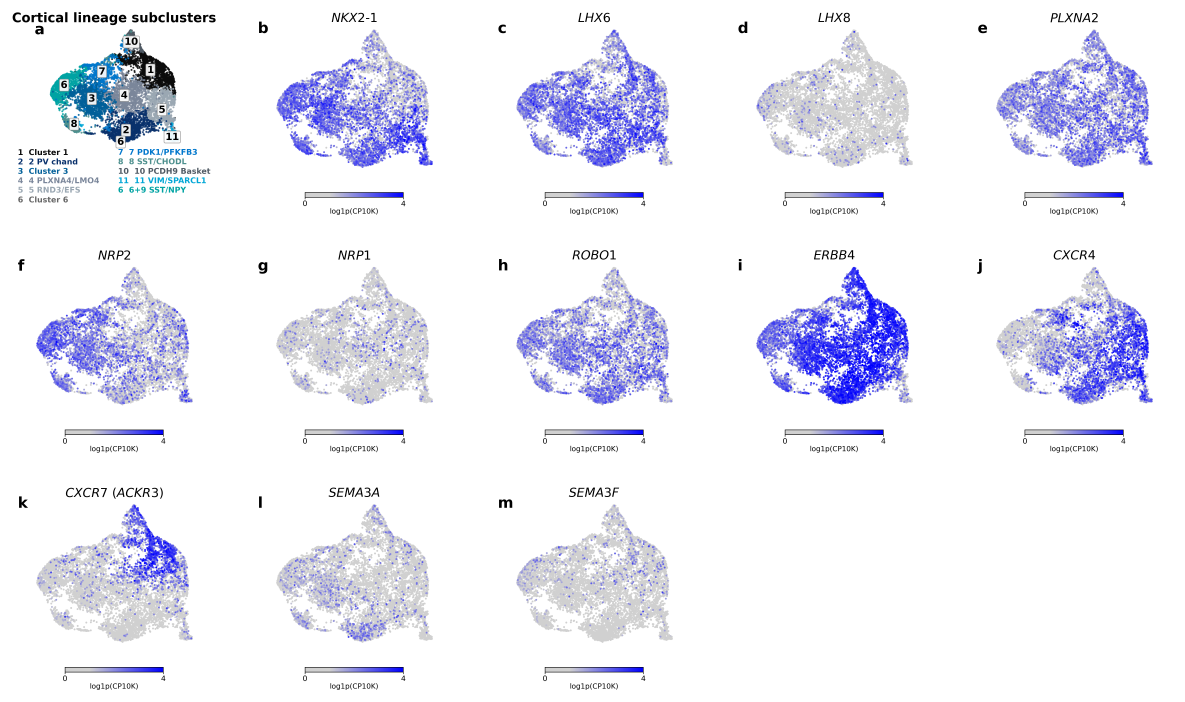
#> input picture final_figures/div90_guidance_feature_umaps_clean_staging/figures/png/div90_cortical_guidance_feature_umaps.png, 5922 x 3509 px (shown at 1/5 size)
$ python -i assemble_cross_study_marker_context_macs_final_figure.py   (imports and definitions only)
#> lines starting #> are read from the running program, lines starting #| are printed output that depends on the picture
#> further down, picture is the input picture: PIL image 5922x3509 RGBA; mean R, G, B, A 236.9, 237.4, 246.6, 255
#!/usr/bin/env python3
"""Assemble marker-context figures above the receptor/MACS framework."""

from __future__ import annotations

import argparse
from datetime import datetime
import hashlib
from pathlib import Path
import shutil

import pandas as pd
from PIL import Image, ImageChops, ImageDraw, ImageFont


PROJECT_ROOT_DEFAULT = Path("/nfs/turbo/umms-parent/mgeo_neuron_scrnaseq_projectfolder")
CONTEXT_ATLAS_RELATIVE = Path(
    "final_figures/fig_cross_study_marker_expression_pv_precursors_on_off_target_v12_candidate/"
    "figures/png/cross_study_marker_expression_pv_precursors_on_off_target.png"
)
CONTEXT_MATRIX_RELATIVE = Path(
    "final_figures/fig_cross_study_integrated_mge_marker_expression_v7_overlay_zero_baseline_candidate/"
    "figures/png/cross_study_canonical_mge_marker_expression_violin_positive_matrix.png"
)
FINAL_FOLDER_DEFAULT = "fig_cross_study_receptor_macs_enrichment_v1_candidate"
MACS_COMPONENT_NAME = "cross_study_receptor_macs_enrichment_composite_component.png"
OUTPUT_STEM = "cross_study_marker_context_and_receptor_macs_enrichment"


# [23 lines left out: functions parse_args, font, not called in this run]


def trim_white(image: Image.Image, padding: int = 30) -> Image.Image:
#> called with padding = 30
    rgb = image.convert("RGB")
    background = Image.new("RGB", rgb.size, "white")
#> background: PIL image 5922x3509 RGB; every value is 255
    difference = ImageChops.difference(rgb, background).convert("L")
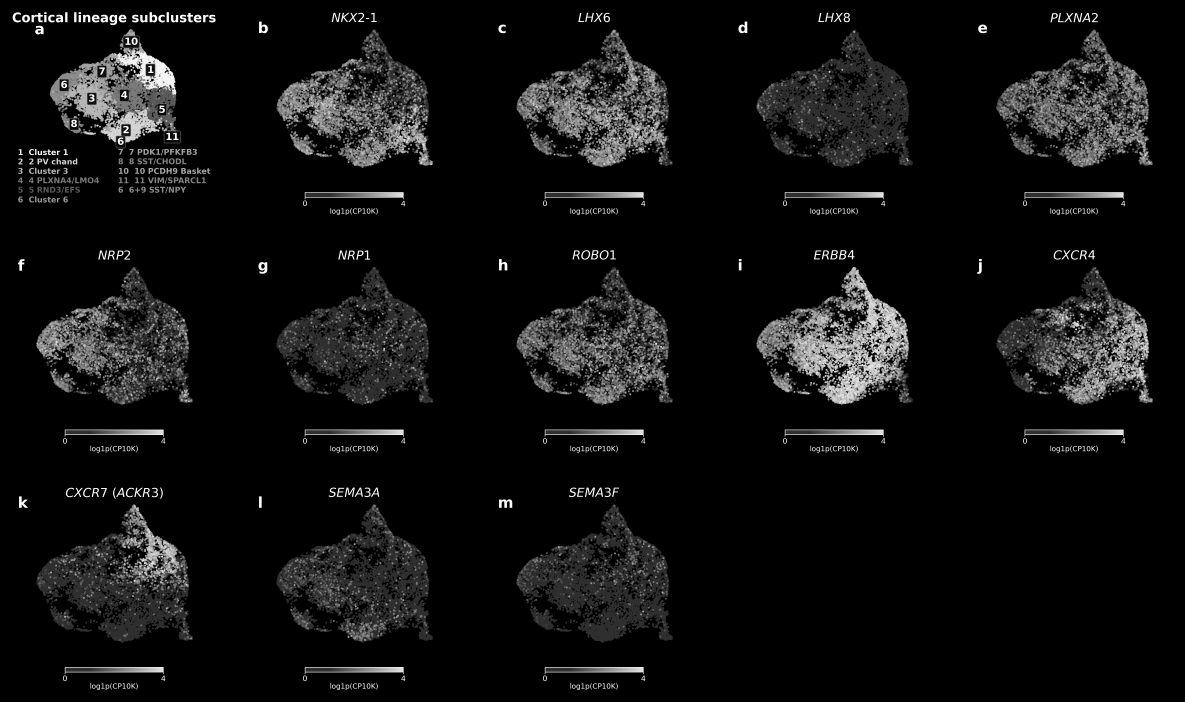
#> difference: PIL image 5922x3509 L (shown at 1/5 size); min 0, max 255, mean 16.7
    bbox = difference.point(lambda value: 255 if value > 8 else 0).getbbox()
#> bbox = (63, 61, 5765, 3450)
    if bbox is None:
        return rgb
    left, top, right, bottom = bbox
#> left = 63; top = 61; right = 5765; bottom = 3450
    left = max(0, left - padding)
#> left = 33
    top = max(0, top - padding)
#> top = 31
    right = min(rgb.width, right + padding)
#> right = 5795
    bottom = min(rgb.height, bottom + padding)
#> bottom = 3480
    return rgb.crop((left, top, right, bottom))
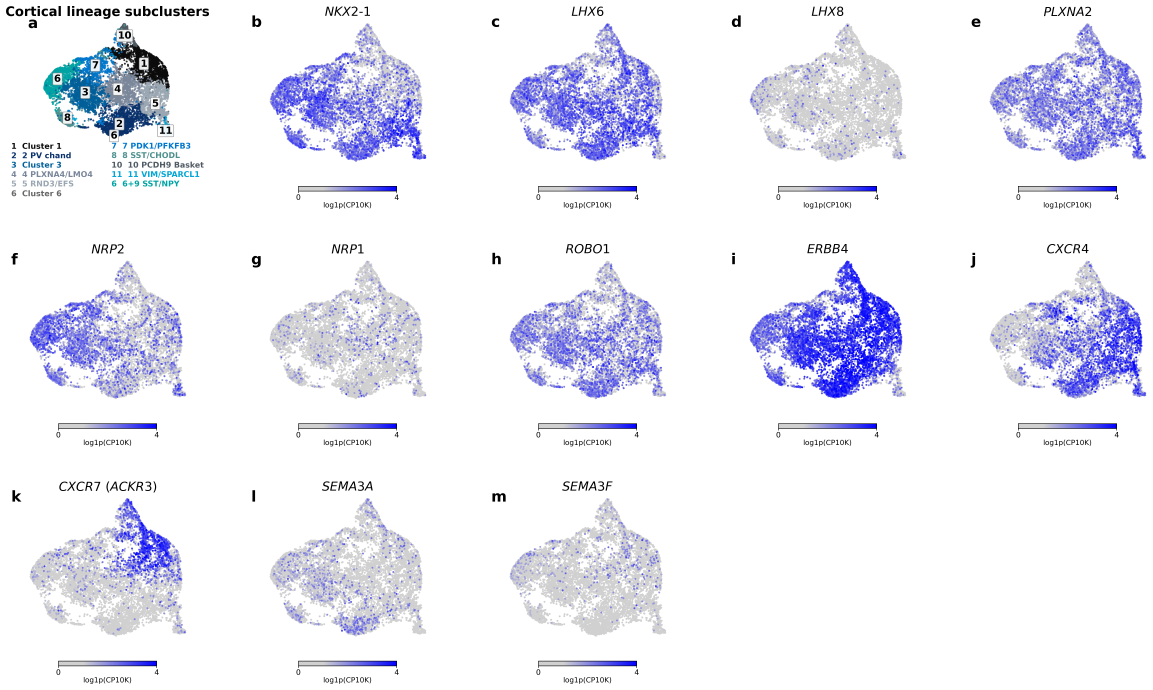
#> returned value: PIL image 5762x3449 RGB (shown at 1/5 size); mean R, G, B 236, 236.6, 246.3


def resize_width(image: Image.Image, width: int) -> Image.Image:
    height = int(round(image.height * width / image.width))
    return image.resize((width, height), Image.Resampling.LANCZOS)


# [109 lines left out: functions sha256, main, not called in this run]


# [2 lines not run here, left out]

>>> from PIL import Image
>>> picture = Image.open('../../final_figures/div90_guidance_feature_umaps_clean_staging/figures/png/div90_cortical_guidance_feature_umaps.png')
>>> result = trim_white(picture)
